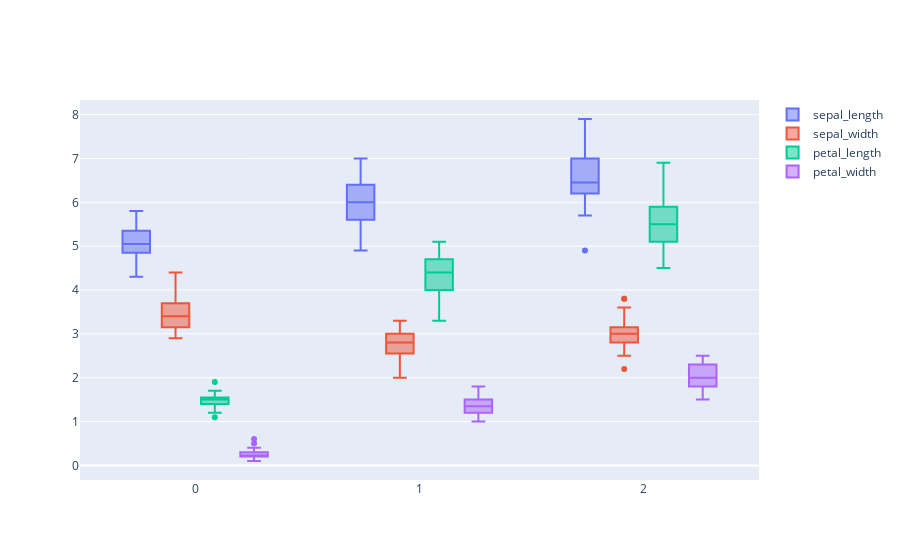

Notebook code cell kept with this figure:
### Code cell
def plotly_compare_features_by_class(X_train):
    fig=go.Figure()
    for column in X_train.columns:
        if(column!='labels'):
            fig.add_trace(go.Box(x=X_train['labels'],y=X_train[column],name=column))
    fig.update_layout(boxmode='group')
    fig.show()
plotly_compare_features_by_class(X_train)
